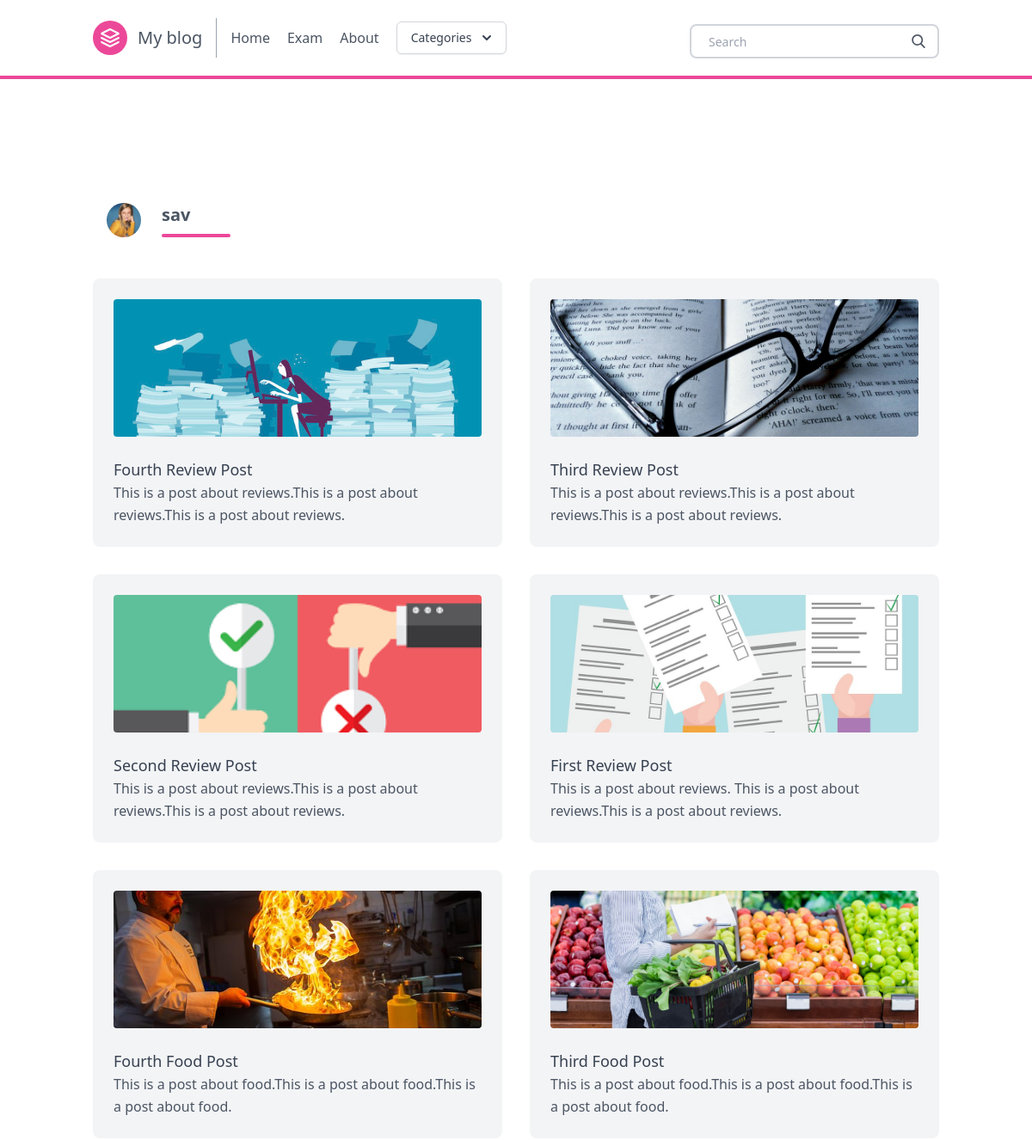
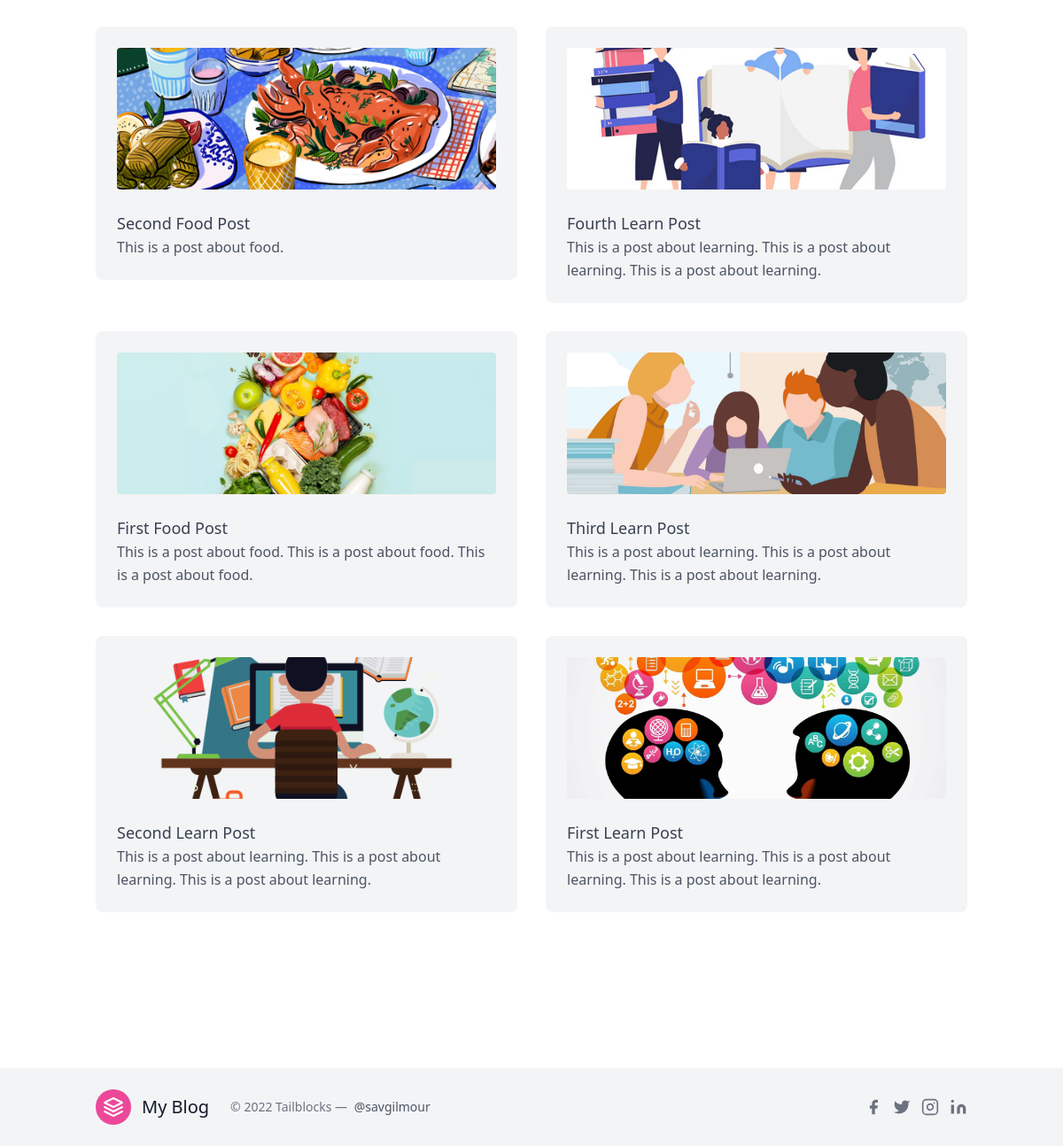
Page /author/1/ on the committed database (2 pictures, top to bottom).
### posts/models.py (models this page shows, shortened)
class Author(models.Model):
    user = models.OneToOneField(User, on_delete=models.CASCADE)
    profile_picture = models.ImageField()
    def __str__(self):
        return self.user.username

class Post(models.Model):
    title = models.CharField(max_length=100)
    slug = models.SlugField()
    overview = models.TextField()
    timestamp = models.DateTimeField(auto_now_add=True)
    content = models.TextField()
    author = models.ForeignKey(Author, on_delete=models.CASCADE)
    thumbnail = models.ImageField()
    categories = models.ManyToManyField(Category)
    featured = models.BooleanField()
    views = models.IntegerField(default=0)

### posts/views.py (the view)
# urls.py: path('author/<author_id>/', author, name = 'author'),
def author (request, author_id):
    author = Author.objects.get(user_id=author_id)
    posts = Post.objects.filter(author_id=author_id).order_by('-timestamp')
    context = {
        'posts': posts,
        'author': author,
    }
    return render(request, 'author.html', context)

### posts/templatetags/markdown_extras.py (called while the page is built)
@register.simple_tag
def get_categories():
    return Category.objects.all()

### templates/author.html (shortened to what this page needs)
{% extends 'base.html' %}
{% block content %}
<section class="text-gray-600 body-font">
    <div class="container px-5 py-24 mx-auto">
      <div class="flex flex-wrap w-full mb-20">
		<div class="flex w-full items-center font-sans px-4 py-12">
			<img class="w-10 h-10 rounded-full mr-4" src="{{ author.profile_picture.url }}">
			<div class="flex-1 px-2">
				<p class="text-base font-bold text-base md:text-xl leading-none mb-2">
				{{ author }}</p>
          <div class="h-1 w-20 bg-pink-500 rounded"></div>
        </div>
      </div>
      <div class="flex flex-wrap -m-4">
       {% for post in posts %}
        <div class="xl:w-1/4 md:w-1/2 p-4">
          <div class="bg-gray-100 p-6 rounded-lg">
            <img class="h-40 rounded w-full object-cover object-center mb-6" src="{{ post.thumbnail.url }}" alt="content">
            <a href="{% url 'post' post.slug %}" h2 class="rounded-lg transition ease-in-out delay-150 hover:-translate-y-1 hover:scale-110 hover:bg-pink-300 duration-300 text-lg text-gray-700 font-medium title-font mb-4">
              {{ post.title }}</a>
            <p class="leading-relaxed text-base">
              {{ post.overview }}</p>
          </div>
        </div>
       {% endfor %}
      </div>
    </div>
</section>
{% endblock content %}

### rows in the picture
Author: profile_picture (picture), user.username "sav"
Post: thumbnail (picture), title "Fourth Review Post", overview "This is a post about reviews.This is a post about reviews.This is a post about reviews."
Post: thumbnail (picture), title "Third Review Post", overview "This is a post about reviews.This is a post about reviews.This is a post about reviews."
Post: thumbnail (picture), title "Second Review Post", overview "This is a post about reviews.This is a post about reviews.This is a post about reviews."
Post: thumbnail (picture), title "First Review Post", overview "This is a post about reviews. This is a post about reviews.This is a post about reviews."
Post: thumbnail (picture), title "Fourth Food Post", overview "This is a post about food.This is a post about food.This is a post about food."
Post: thumbnail (picture), title "Third Food Post", overview "This is a post about food.This is a post about food.This is a post about food."
Post: thumbnail (picture), title "Second Food Post", overview "This is a post about food."
Post: thumbnail (picture), title "Fourth Learn Post", overview "This is a post about learning. This is a post about learning. This is a post about learning."
Post: thumbnail (picture), title "First Food Post", overview "This is a post about food. This is a post about food. This is a post about food."
Post: thumbnail (picture), title "Third Learn Post", overview "This is a post about learning. This is a post about learning. This is a post about learning."
Post: thumbnail (picture), title "Second Learn Post", overview "This is a post about learning. This is a post about learning. This is a post about learning."
Post: thumbnail (picture), title "First Learn Post", overview "This is a post about learning. This is a post about learning. This is a post about learning."
